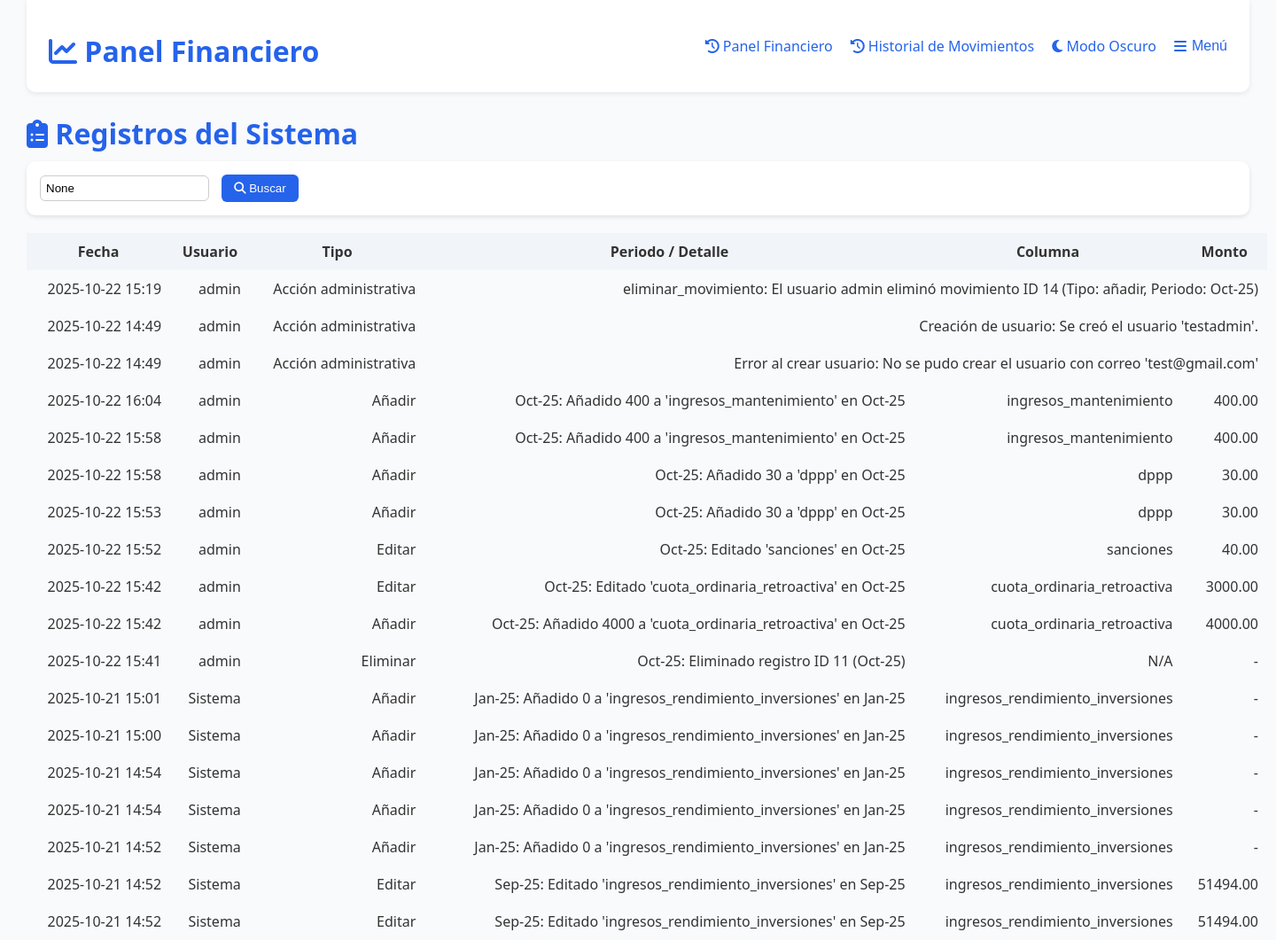
The app's page /logs/ (signed in), older data.
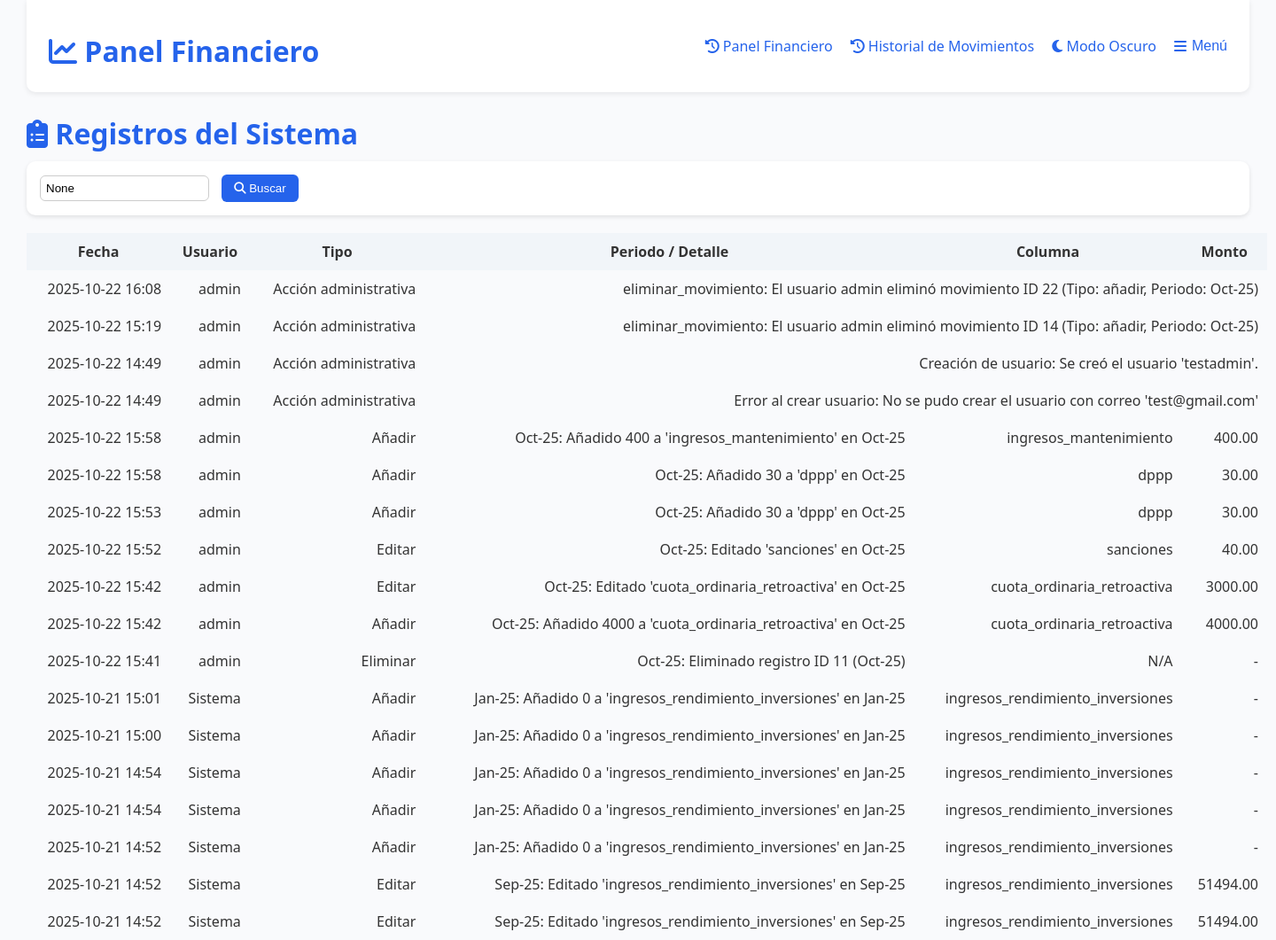
The same page, newer data.
### dashboard/models.py (models this page shows, shortened)
class SystemLog(models.Model):
    fecha = models.DateTimeField(auto_now_add=True)
    usuario = models.ForeignKey(User, on_delete=models.SET_NULL, null=True, blank=True)
    accion = models.CharField(max_length=200)
    detalle = models.TextField(blank=True)
    class Meta:
        ordering = ["-fecha"]

class MovimientoLog(models.Model):
    fecha = models.DateTimeField(default=timezone.now)
    usuario = models.ForeignKey(User, on_delete=models.SET_NULL, null=True, blank=True)
    tipo = models.CharField(max_length=20)  # "añadir", "editar", "eliminar"
    periodo = models.CharField(max_length=20, null=True, blank=True)
    columna = models.CharField(max_length=50, null=True, blank=True)
    monto = models.DecimalField(max_digits=12, decimal_places=2, null=True, blank=True)
    observaciones = models.TextField(blank=True, null=True)

### dashboard/views.py (the view)
# urls.py: path("logs/", views.admin_logs, name="admin_logs"),
@login_required
@user_passes_test(lambda u: u.is_staff)
def admin_logs(request):
    movimientos = MovimientoLog.objects.select_related("usuario").all().order_by("-fecha")
    logs = SystemLog.objects.select_related("usuario").all()
    usuario_filtro = request.GET.get("usuario")
    if usuario_filtro:
        logs = logs.filter(usuario__username__icontains=usuario_filtro)
    return render(request, "finanzas/admin_logs.html", {
        "logs": logs,
        "movimientos": movimientos,
        "usuario_filtro": usuario_filtro
        })

### dashboard/templates/finanzas/admin_logs.html (shortened to what this page needs)
{% extends "finanzas/base.html" %}
{% load static %}
{% block content %}
<h1><i class="fa-solid fa-clipboard-list"></i> Registros del Sistema</h1>
<form method="get" class="filter-form">
  <input type="text" name="usuario" value="{{ usuario_filtro }}" placeholder="Filtrar por usuario">
  <button type="submit"><i class="fas fa-search"></i> Buscar</button>
</form>
<table class="logs-table">
  <thead>
    <tr>
      <th>Fecha</th>
      <th>Usuario</th>
      <th>Tipo</th>
      <th>Periodo / Detalle</th>
      <th>Columna</th>
      <th>Monto</th>
    </tr>
  </thead>
  <tbody>
    {% for log in logs %}
    <tr>
      <td>{{ log.fecha|date:"Y-m-d H:i" }}</td>
      <td>{% if log.usuario %}{{ log.usuario.username }}{% else %}Sistema{% endif %}</td>
      <td>Acción administrativa</td>
      <td colspan="3">{{ log.accion }}{% if log.detalle %}: {{ log.detalle }}{% endif %}</td>
    </tr>
    {% endfor %}
    {% for mov in movimientos %}
    <tr>
      <td>{{ mov.fecha|date:"Y-m-d H:i" }}</td>
      <td>{% if mov.usuario %}{{ mov.usuario.username }}{% else %}Sistema{% endif %}</td>
      <td>{{ mov.tipo|capfirst }}</td>
      <td>{{ mov.periodo }}{% if mov.observaciones %}: {{ mov.observaciones }}{% endif %}</td>
      <td>{{ mov.columna|default:"-" }}</td>
      <td>{{ mov.monto|default:"-" }}</td>
    </tr>
    {% endfor %}
  </tbody>
</table>
{% endblock %}

### dashboard/templates/finanzas/base.html (shortened to what this page needs)
<!DOCTYPE html>
<html lang="es">
<head>
<link rel="stylesheet" href="https://cdnjs.cloudflare.com/ajax/libs/font-awesome/6.5.0/css/all.min.css">
</head>
<body>
{% load humanize %}
<div class="navbar">
  <h1><i class="fa-solid fa-chart-line"></i> Panel Financiero</h1>
  <div class="nav-links">
    <a href="{% url 'index' %}"><i class="fa-solid fa-clock-rotate-left"></i> Panel Financiero</a>
    <a href="{% url 'historial_movimientos' %}"><i class="fa-solid fa-clock-rotate-left"></i> Historial de Movimientos</a>
    <a href="#" onclick="toggleDarkMode()"><i class="fas fa-moon"></i> Modo Oscuro</a>
    <button class="sidebar-toggle" id="btnSidebar" style="display:flex; align-items:center; gap:6px;">
      <i class="fas fa-bars"></i> Menú
    </button>
  </div>
</div>
<div class="content">
  {% block content %}
  {% endblock %}
</div>
</body>
</html>

### dashboard/templates/finanzas/base.html (style rules this page uses)
:root { --color-azul: #2563eb; --color-azul-oscuro: #1e3a8a; --color-fondo: #f9fafc; --color-texto: #333; --color-fondo-oscuro: #111827; --color-card-oscuro: #1f2937; --color-texto-oscuro: #e5e7eb; --color-hover: #1e40af; }
body { font-family: "Segoe UI", sans-serif; background-color: #f9fafc; margin: 0; padding: 0 30px; color: #333; transition: background 0.3s, color 0.3s; }
h1, h2 { color: #2563eb; margin-bottom: 10px; }
button { background: #2563eb; color: white; border: none; padding: 8px 14px; border-radius: 6px; cursor: pointer; transition: background 0.3s; }
.navbar { display: flex; justify-content: space-between; align-items: center; background: white; padding: 15px 25px; box-shadow: 0 2px 6px rgba(0,0,0,0.08); border-radius: 0 0 10px 10px; margin-bottom: 25px; position: sticky; top: 0; z-index: 10; }
.nav-links { display: flex; gap: 20px; }
.nav-links a { color: #2563eb; font-weight: 500; text-decoration: none; position: relative; transition: color 0.3s; }
.nav-links a::after { content: ""; position: absolute; left: 0; bottom: -4px; width: 0%; height: 2px; background: #2563eb; transition: width 0.3s; }
.nav-links .sidebar-toggle { background: none; border: none; color: #2563eb; font-weight: 500; cursor: pointer; position: relative; padding: 0; font-size: 1rem; transition: color 0.3s; }
.nav-links .sidebar-toggle::after { content: ""; position: absolute; left: 0; bottom: -4px; width: 0%; height: 2px; background: #2563eb; transition: width 0.3s; }
form { background: white; padding: 15px; border-radius: 10px; box-shadow: 0 2px 5px rgba(0,0,0,0.1); margin-bottom: 20px; }
select, input { padding: 6px; border-radius: 6px; border: 1px solid #ccc; margin-right: 10px; }
table { width: 100%; border-collapse: collapse; min-width: 1400px; }
th, td { padding: 6px 8px; text-align: right; border-bottom: 1px solid #ddd; white-space: nowrap; }
th { background: #f1f5f9; text-align: center; position: sticky; top: 0; z-index: 2; }
.logs-table { width: 100%; border-collapse: collapse; margin-top: 20px; }
.logs-table th, .logs-table td { padding: 10px; border-bottom: 1px solid var(--border-color); }

Row changes from the older to the newer data that the page shows:
removed MovimientoLog: fecha "2025-10-22 16:04", usuario.username "admin", tipo "Añadir", periodo "Oct-25", observaciones "Añadido 400 a 'ingresos_mantenimiento' en Oct-25", columna "ingresos_mantenimiento", monto "400.00"
added SystemLog: fecha "2025-10-22 16:08", usuario.username "admin", accion "eliminar_movimiento", detalle "El usuario admin eliminó movimiento ID 22 (Tipo: añadir, Periodo: Oct-25)"
